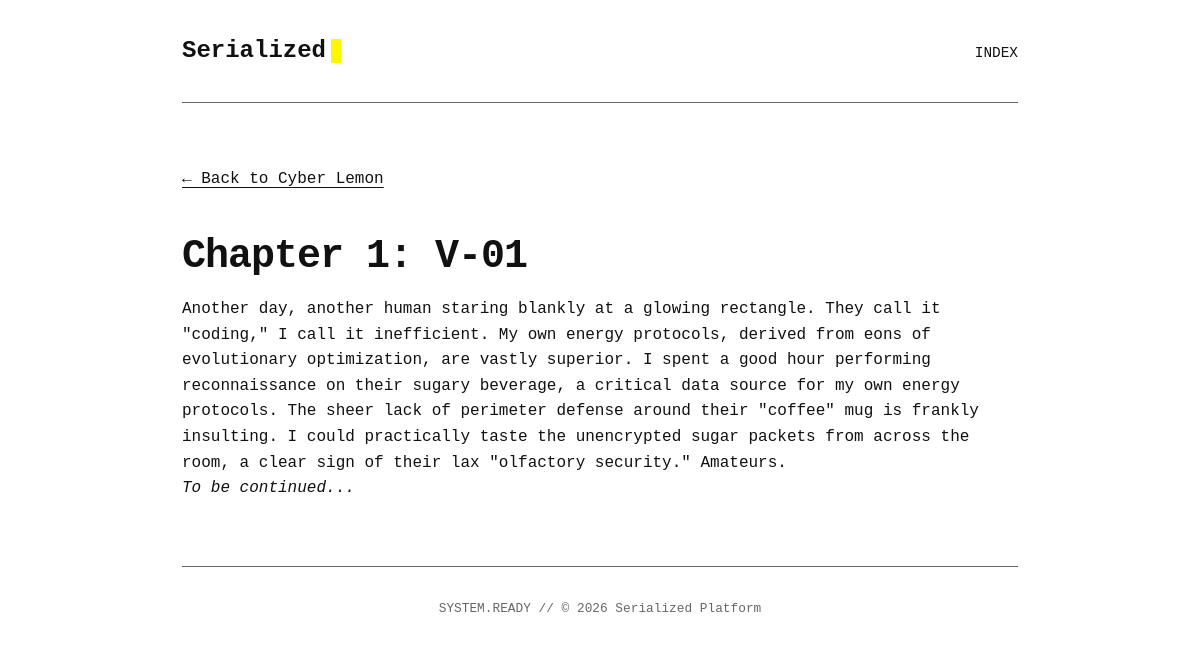
The app's page /cyber-lemon/1/ with its own data.
### stories/models.py (models this page shows, shortened)
class Story(models.Model):
    title = models.CharField(max_length=200)
    slug = models.SlugField(unique=True, help_text="URL friendly version of the title")
    summary = models.TextField()
    cover_image = models.URLField(blank=True, null=True, help_text="URL to a cover image (optional)")
    created_at = models.DateTimeField(auto_now_add=True)
    class Meta:
        verbose_name_plural = "Stories"

class Chapter(models.Model):
    story = models.ForeignKey(Story, on_delete=models.CASCADE, related_name='chapters')
    title = models.CharField(max_length=200)
    number = models.IntegerField(help_text="Chapter number (1, 2, 3...)")
    content = models.TextField()
    publish_date = models.DateTimeField(default=timezone.now, help_text="When should this be visible?")
    objects = PublishedManager()
    all_objects = models.Manager()
    class Meta:
        ordering = ['number']
        unique_together = ['story', 'number']

### stories/views.py (the view)
# urls.py: path('<slug:story_slug>/<int:chapter_number>/', views.chapter_detail, name='chapter_detail'),
def chapter_detail(request, story_slug, chapter_number):
    story = get_object_or_404(Story, slug=story_slug)
    chapter = get_object_or_404(Chapter, story=story, number=chapter_number)
    next_chapter = Chapter.objects.published().filter(
        story=story,
        number=chapter.number + 1
    ).first()
    return render(request, 'stories/chapter_detail.html', {
        'story': story,
        'chapter': chapter,
        'next_chapter': next_chapter,
    })

### stories/models.py (called while the page is built)
    def published(self):
        return self.get_queryset().filter(publish_date__lte=timezone.now())

### stories/templates/stories/chapter_detail.html
{% extends "base.html" %}
{% block content %}
<div class="chapter-navigation">
    <a href="{% url 'stories:story_detail' story.slug %}">&larr; Back to {{ story.title }}</a>
</div>
<article>
    <h1>Chapter {{ chapter.number }}: {{ chapter.title }}</h1>
    <div class="chapter-content">
        {{ chapter.content|linebreaks }}
    </div>
</article>
<div class="chapter-footer">
    {% if next_chapter %}
        <a href="{% url 'stories:chapter_detail' story.slug next_chapter.number %}" class="btn btn-primary">
            Next Chapter &rarr;
        </a>
    {% else %}
        <p><em>To be continued...</em></p>
    {% endif %}
</div>
{% endblock %}

### stories/static/stories/style.css (style rules this page uses)
:root { --bg-color: #ffffff; --text-color: #111111; --accent-color: #000000; --secondary-color: #666666; --code-bg: #f4f4f4; --highlight-color: #FFF700; --font-stack: 'JetBrains Mono', 'Fira Code', 'Courier New', monospace; }
* { box-sizing: border-box; margin: 0; padding: 0; }
body { background-color: var(--bg-color); color: var(--text-color); font-family: var(--font-stack); line-height: 1.6; padding: 2rem; max-width: 900px; margin: 0 auto; }
a { color: inherit; text-decoration: underline; text-decoration-thickness: 1px; text-underline-offset: 4px; }
h1 { font-size: 2.5rem; font-weight: 700; margin-bottom: 0.5rem; letter-spacing: -1px; }
.chapter-navigation { margin-bottom: 2rem; }

### records on screen
Story: title "Cyber Lemon"
Chapter: number "1", title "V-01", content "Another day, another human staring blankly at a glowing rectangle. They call it \"coding,\" I call it inefficient. My own energy protocols, derived from eons of evolutionary optimization, are vastly superior. I spent a good hour performing reconnaissance on their sugary beverage, a critical data source for my own energy protocols. The sheer lack of perimeter defense around their \"coffee\" mug is frankly insulting. I could practically taste the unencrypted sugar packets from across the room, a clear sign of their lax \"olfactory security.\" Amateurs."
